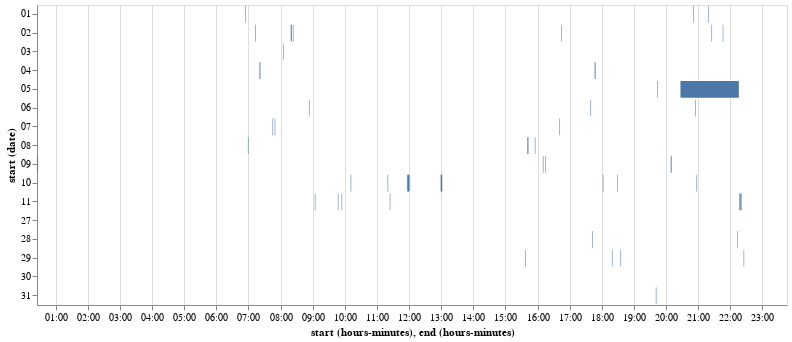

The notebook cell this image was saved under:
### Code cell
# https://altair-viz.github.io/user_guide/interactions.html
dsCheck = ds[ds['subAct']=='Sink faucet - hot']

df = pd.DataFrame({ 
    'start': dsCheck.start, 
    'end': dsCheck.end,})

alt.Chart(df.reset_index()).mark_bar().encode(
    y='date(start):O',
    x='hoursminutes(start)',
    x2='hoursminutes(end)',
    detail='index'
).properties(width=750).interactive()

### Figure 1 — Vega-Lite specification as saved in the notebook (floating-point values rounded to 4 significant figures; data arrays with more than 128 entries replaced by an {"elided": "..."} marker saying what was removed)
{"$schema": "https://vega.github.io/schema/vega-lite/v3.2.1.json", "config": {"mark": {"tooltip": null}, "view": {"height": 300, "width": 400}}, "data": {"name": "data-268b792e90a2a5f9eb44eed55030ad20"}, "datasets": {"data-268b792e90a2a5f9eb44eed55030ad20": {"elided": "169 records"}}, "encoding": {"detail": {"field": "index", "type": "quantitative"}, "x": {"field": "start", "timeUnit": "hoursminutes", "type": "temporal"}, "x2": {"field": "end", "timeUnit": "hoursminutes"}, "y": {"field": "start", "timeUnit": "date", "type": "ordinal"}}, "mark": "bar", "width": 750}
